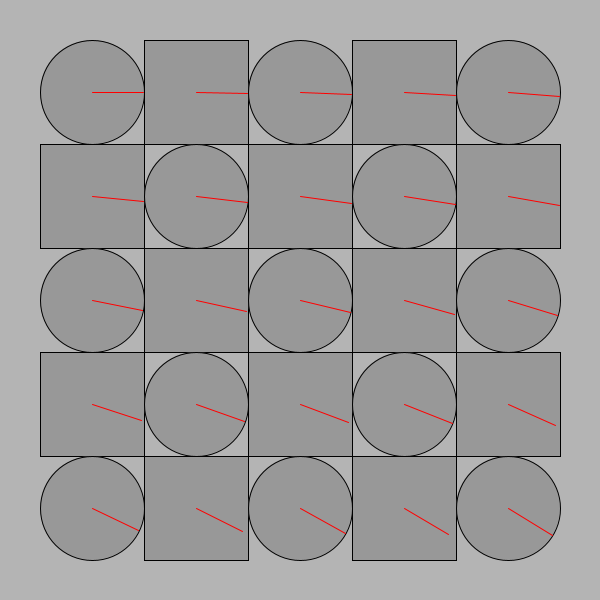
Frame 1 (no input)
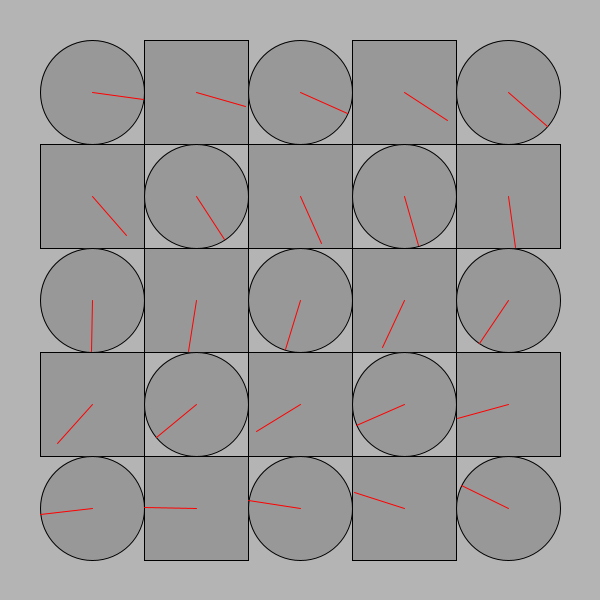
Frame 60 (the mouse pressed at the canvas centre just before this capture)
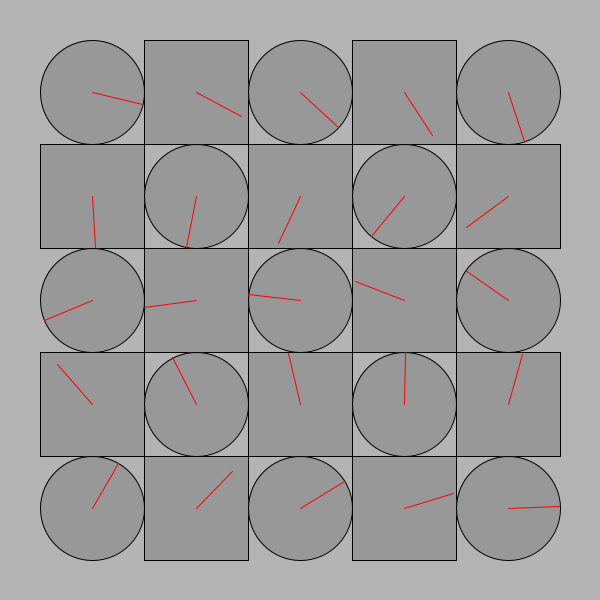
Frame 120 (the mouse held since frame 60 and released just before this capture)

The Processing sketch that drew these frames (run headless with seeded random() and noise(); from frame 60 on, the mouse is pressed at the canvas centre):

// Processing sketch: processing_152154
// ── processing_152154.pde

/*
 * Creative Coding
 * Week 2, 04-01 - The Clocks! exercise
 * by Oscar Moreno
 * 
 */

void setup() {
  size(600, 600);
  background(180);
  rectMode(CENTER);
  ellipseMode(CENTER);
  noStroke();
}


void draw() {
  background(180);
  noStroke();

  int num = 5;  // the number of rows and columns
  int margin = 40; // margin between the edges of the screen and the circles

  float gutter = 0; //distance between each cell
  float cellsize = ( width - (2 * margin) - gutter * (num - 1) ) / num; // size of each circle

  int circleNumber = 0; // counter

  for (int i=0; i<num; i++) { // column in y
    for (int j=0; j<num; j++) { // row in x
      ++circleNumber;

      float tx = margin + cellsize/2  + (cellsize + gutter) * j;
      float ty = margin + cellsize/2  + (cellsize + gutter) * i;

      if (((j+i)%2) < 1) {
         movingCircle(tx, ty, cellsize, circleNumber * TWO_PI * millis() / 60000.0);
      }else {
         movingSquare(tx, ty, cellsize, circleNumber * TWO_PI * millis() / 60000.0);
      }
    }
  }
}//end of draw 


void movingCircle(float x, float y, float size, float angle) {

  // calculate endpoint of the line
  float tempX = x + (size / 2) * cos(angle);
  float tempY = y + (size / 2) * sin(angle);

  stroke(0);
  strokeWeight(1);
  fill(140, 180);
  ellipse(x, y, size, size); // circle

  stroke(255, 0, 0);
  line(x, y, tempX, tempY); // red line
}
void movingSquare(float x, float y, float size, float angle) {

  // calculate endpoint of the line
  float tempX = x + (size / 2) * cos(angle);
  float tempY = y + (size / 2) * sin(angle);

  stroke(0);
  strokeWeight(1);
  fill(140, 180);
  rect(x, y, size, size); // circle

  stroke(255, 0, 0);
  line(x, y, tempX, tempY); // red line
}
